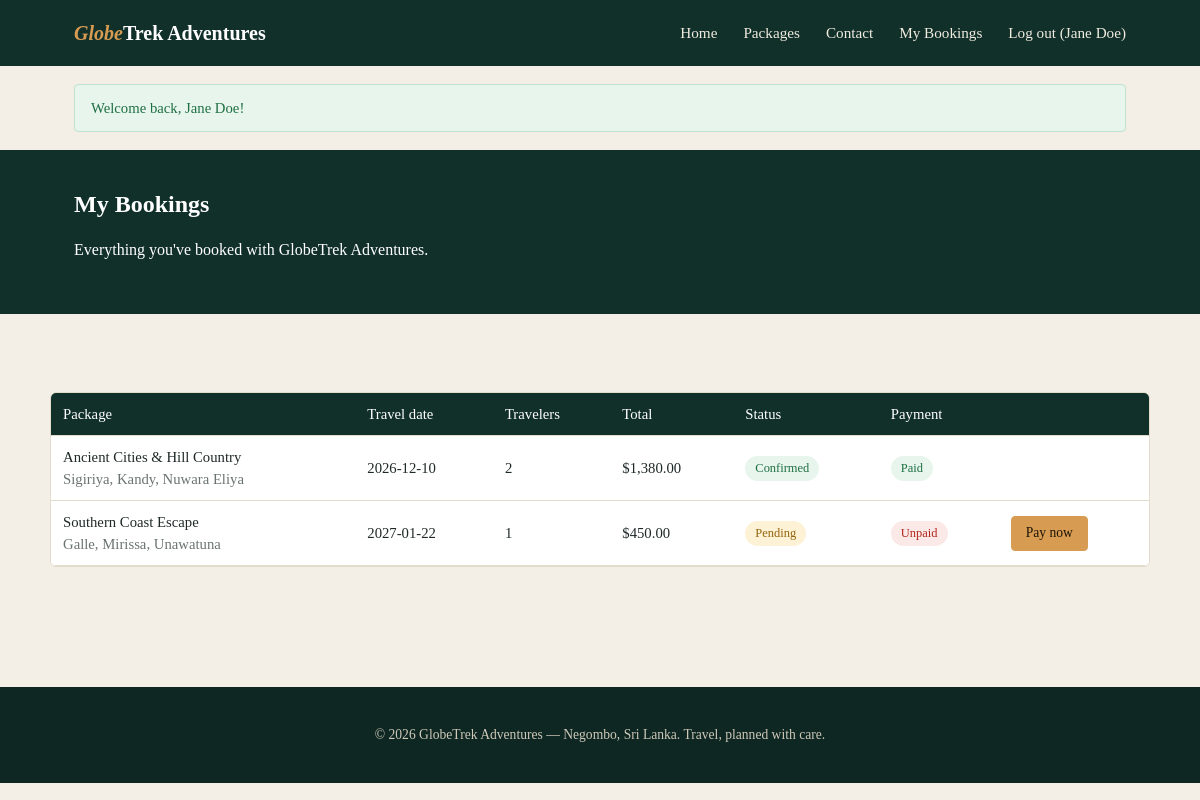
The page /my_bookings.php (signed in) on the database its author committed.
### tables this page shows
CREATE TABLE bookings (
  booking_id INT AUTO_INCREMENT PRIMARY KEY,
  user_id INT NOT NULL,
  package_id INT NOT NULL,
  travel_date DATE NOT NULL,
  travelers INT NOT NULL,
  special_requests TEXT,
  total_price DECIMAL(10,2) NOT NULL,
  status ENUM('pending','confirmed','cancelled') NOT NULL DEFAULT 'pending',
  payment_status ENUM('unpaid','paid') NOT NULL DEFAULT 'unpaid',
  created_at TIMESTAMP DEFAULT CURRENT_TIMESTAMP,
  FOREIGN KEY (user_id) REFERENCES users(user_id) ON DELETE CASCADE,
  FOREIGN KEY (package_id) REFERENCES packages(package_id) ON DELETE CASCADE
);

CREATE TABLE packages (
  package_id INT AUTO_INCREMENT PRIMARY KEY,
  title VARCHAR(150) NOT NULL,
  destination VARCHAR(150) NOT NULL,
  description TEXT,
  activities TEXT,
  price DECIMAL(10,2) NOT NULL,
  duration_days INT NOT NULL,
  duration_nights INT NOT NULL,
  image LONGBLOB NULL,
  image_type VARCHAR(50) NULL,
  created_by INT NULL,
  created_at TIMESTAMP DEFAULT CURRENT_TIMESTAMP,
  FOREIGN KEY (created_by) REFERENCES users(user_id) ON DELETE SET NULL
);

### models/Booking.php (called while the page is built, shortened)
<?php
class Booking {
    public static function getByUser($userId) {
        $db = getDB();
        $stmt = $db->prepare(
            "SELECT b.*, p.title, p.destination
             FROM bookings b JOIN packages p ON p.package_id = b.package_id
             WHERE b.user_id = ? ORDER BY b.created_at DESC"
        );
        $stmt->execute([$userId]);
        return $stmt->fetchAll(PDO::FETCH_ASSOC);
    }
}

### includes/functions.php (called while the page is built, shortened)
<?php
function clean($value) {
    return htmlspecialchars(trim($value ?? ''), ENT_QUOTES, 'UTF-8');
}
function money($amount) {
    return '$' . number_format((float) $amount, 2);
}

### my_bookings.php (the view, shortened to what this page needs)
<?php
require_once __DIR__ . '/includes/functions.php';
require_once __DIR__ . '/models/Booking.php';
$bookings = Booking::getByUser($_SESSION['user_id']);
require_once __DIR__ . '/includes/header.php';
?>
<section class="dash-header">
  <div class="container">
    <h1>My Bookings</h1>
    <p>Everything you've booked with GlobeTrek Adventures.</p>
  </div>
</section>
<div class="container section">
  <?php if (empty($bookings)): ?>
    <p class="text-muted">You haven't booked a package yet. <a href="<?php echo BASE_URL; ?>/packages.php">Browse packages</a>.</p>
  <?php else: ?>
    <div class="table-wrap">
      <table>
        <thead>
          <tr>
            <th>Package</th><th>Travel date</th><th>Travelers</th><th>Total</th><th>Status</th><th>Payment</th><th></th>
          </tr>
        </thead>
        <tbody>
          <?php foreach ($bookings as $b): ?>
            <tr>
              <td><?php echo clean($b['title']); ?><br><span class="text-muted"><?php echo clean($b['destination']); ?></span></td>
              <td><?php echo clean($b['travel_date']); ?></td>
              <td><?php echo (int) $b['travelers']; ?></td>
              <td><?php echo money($b['total_price']); ?></td>
              <td><span class="badge badge-<?php echo $b['status']; ?>"><?php echo ucfirst($b['status']); ?></span></td>
              <td><span class="badge badge-<?php echo $b['payment_status']; ?>"><?php echo ucfirst($b['payment_status']); ?></span></td>
              <td>
                <?php if ($b['payment_status'] === 'unpaid'): ?>
                  <a href="<?php echo BASE_URL; ?>/payment.php?booking_id=<?php echo $b['booking_id']; ?>" class="btn btn-primary btn-sm">Pay now</a>
                <?php endif; ?>
              </td>
            </tr>
          <?php endforeach; ?>
        </tbody>
      </table>
    </div>
  <?php endif; ?>
</div>
<?php require_once __DIR__ . '/includes/footer.php'; ?>

### assets/css/style.css (style rules this page uses)
:root { --dark: #12302a; --dark-2: #0e2723; --gold: #d79b52; --gold-dark: #b97f3a; --cream: #f4efe6; --text-dark: #1f2a28; --text-muted: #6b7370; --border: #e2dccd; --danger: #b3261e; --danger-bg: #fbe9e7; --success: #1f6f43; --success-bg: #e7f5ec; font-size: 16px; }
* { box-sizing: border-box; }
body { margin: 0; font-family: Georgia, 'Times New Roman', serif; color: var(--text-dark); background: var(--cream); line-height: 1.5; }
h1, h2, h3, h4 { font-family: Georgia, 'Times New Roman', serif; margin: 0 0 .5rem; }
.container { max-width: 1100px; margin: 0 auto; padding: 0 24px; }
a { color: inherit; text-decoration: none; }
.btn { display: inline-block; padding: 10px 20px; border-radius: 4px; border: 1px solid transparent; font-family: Georgia, serif; font-size: .95rem; cursor: pointer; }
.btn-primary { background: var(--gold); color: #1c1508; border-color: var(--gold); }
.btn-sm { padding: 6px 14px; font-size: .85rem; }
.section { padding: 60px 0; }
table { width: 100%; border-collapse: collapse; background: #fff; }
table th, table td { text-align: left; padding: 10px 12px; border-bottom: 1px solid var(--border); font-size: .92rem; }
table th { background: var(--dark); color: #fff; font-weight: normal; }
.table-wrap { overflow-x: auto; border: 1px solid var(--border); border-radius: 6px; margin-top: 18px; }
.badge { display: inline-block; padding: 3px 10px; border-radius: 20px; font-size: .78rem; }
.badge-pending { background: #fdf1d6; color: #93650a; }
.badge-confirmed { background: var(--success-bg); color: var(--success); }
.badge-paid { background: var(--success-bg); color: var(--success); }
.badge-unpaid { background: var(--danger-bg); color: var(--danger); }
.dash-header { background: var(--dark); color: #fff; padding: 36px 0; }
.dash-header h1 { color: #fff; }
.text-muted { color: var(--text-muted); }

### rows shown on the page
bookings: package.title "Ancient Cities & Hill Country", package.destination "Sigiriya, Kandy, Nuwara Eliya", travel_date "2026-12-10", travelers "2", total_price "$1,380.00", status "Confirmed", payment_status "Paid"
bookings: package.title "Southern Coast Escape", package.destination "Galle, Mirissa, Unawatuna", travel_date "2027-01-22", travelers "1", total_price "$450.00", status "Pending", payment_status "Unpaid"

### other values the page prints
$_SESSION['name'] "Jane Doe"
$flash['message'] "Welcome back, Jane Doe!"
